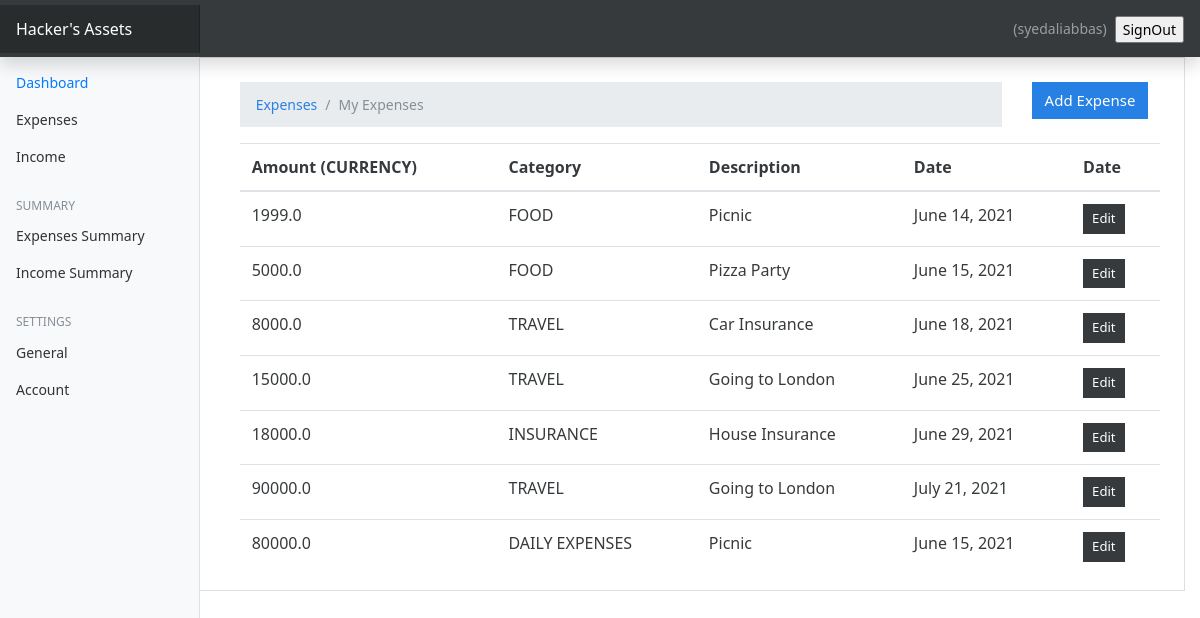
/ (signed in), run on the app's committed database.
### p_webapp/models.py (models this page shows, shortened)
class Expense(models.Model):
    amount = models.FloatField()
    date = models.DateField(default=now)
    descripption = models.TextField()
    owner = models.ForeignKey(to=User, on_delete=models.CASCADE)
    category = models.CharField(max_length=266)
    class Meta:
        ordering: ['-date']

### p_webapp/views.py (the view)
# urls.py: path('',Index,name='expenses'),
@login_required(login_url='/authentication/login-view')
def Index(request):
    categories= Category.objects.all()
    expenses = Expense.objects.filter(owner=request.user)
    paginator = Paginator(expenses,5)
    page_number = request.GET.get('page')
    page_obj = Paginator.get_page(paginator,page_number)
    currency = UserPreference.objects.get(user=request.user).currency
    context={
        'expenses':expenses,
        'page_obj':page_obj,
        'currency':currency
    }
    return render(request, 'expense/index.html',context)

### templates/expense/index.html (shortened to what this page needs)
{% extends 'base.html' %}
{% block content %}
  <div class="container mt-4">
<div class="row">
<div class="col-md-10">
  <nav aria-label="breadcrumb">
    <ol class="breadcrumb">
      <li class="breadcrumb-item"><a href="#">Expenses</a></li>
      <li class="breadcrumb-item active" aria-current="page">My Expenses</li>
    </ol>
  </nav>
</div>
<div class="col-md-2">
  <a href="{% url 'add-expense' %}" class="btn btn-primary">Add Expense</a>
</div>
</div>
</div>
<div class="container">
  {% if expenses.count %}
  <table class="table table-stripped table-hover">
<thead>
  <tr>
    <th>Amount (CURRENCY)</th><th>Category</th><th>Description</th><th>Date</th><th>Date</th>
  </tr>
</thead>
<tbody>
  {% for expense in expenses %}
  <tr>
    <td>{{expense.amount}}</td><td>{{expense.category}}</td><td>{{expense.descripption}}</td><td>{{expense.date}}</td>
    <td><a href="{% url 'expense_edit' expense.pk %}" class="btn btn-secondary btn-sm">Edit</a></td>
  </tr>
  {% endfor %}
</tbody>
  </table>
  {% else %}
  <h1>No Record Found</h1>
  {% endif %}
</div>
{% endblock content %}

### templates/base.html (shortened to what this page needs)
{% load static %}
<html lang="en">
  <head>
<link href="{% static 'css/bootstrap.min.css' %}" rel="stylesheet">
<link rel="stylesheet" href="{% static 'css/base.css' %}">
    <link href="{% static 'css/dashboard.css' %}" rel="stylesheet">
  </head>
  <body>
<header class="navbar navbar-dark sticky-top bg-dark flex-md-nowrap p-0 shadow">
  <a class="navbar-brand col-md-3 col-lg-2 me-0 px-3" href="#">Hacker's Assets</a>
  <ul class="navbar-nav px-3" style="display: flex; flex-direction: row; align-items: center;">
    <li class="nav-item text-nowrap">
    <span class="nav-link" href="">
      ({{request.user.username}})
    </span>
    </li>
    <li class="nav-item text-nowrap mt-3 ml-2">
      <form action="{% url 'SignOut' %}" method="post">
        <input class="text text-capitalize" type="submit" value="SignOut">
    </form>
    </li>
  </ul>
</header>
<div class="container-fluid"><div class="card">
  <div class="row">
    {% include '_sidebars.html' %}
    <main role="main" class="col-md-9 ml-sm-auto col-lg-10 px-4">
        {% block content %}
        {% endblock content %}
      </div>
  </div>
</div>
    </body>
</html>

### templates/_sidebars.html (shortened to what this page needs)
{% load static %}
<nav id="sidebarMenu" class="col-md-3 col-lg-2 d-md-block bg-light sidebar collapse">
    <div class="position-sticky pt-3">
      <ul class="nav flex-column">
        <li class="nav-item">
          <a class="nav-link active" aria-current="page" href="#">
            Dashboard
          </a>
        </li>
        <li class="nav-item">
          <a class="nav-link" href="{% url 'expenses' %}">
            Expenses
          </a>
        </li>
        <li class="nav-item">
          <a class="nav-link" href="{% url 'income' %}">
            Income
          </a>
        </li>
      </ul>
      <h6 class="sidebar-heading d-flex justify-content-between align-items-center px-3 mt-4 mb-1 text-muted">
        <span>Summary</span>
      </h6>
      <ul class="nav flex-column mb-2">
        <li class="nav-item">
          <a class="nav-link" href="{% url 'stats' %}">
            Expenses Summary
          </a>
        </li>
        <li class="nav-item">
          <a class="nav-link" href="{% url 'income_stats_View' %}">
            Income Summary
          </a>
        </li>
      </ul>
      <h6 class="sidebar-heading d-flex justify-content-between align-items-center px-3 mt-4 mb-1 text-muted">
        <span>Settings</span>
      </h6>
      <ul class="nav flex-column mb-2">
        <li class="nav-item">
          <a class="nav-link" href="{% url 'preferences' %}">
            General
          </a>
        </li>
        <li class="nav-item">
          <a class="nav-link" href="#">
            Account
          </a>
        </li>
      </ul>
    </div>
  </nav>

### p_website/static/css/dashboard.css (style rules this page uses)
body { font-size: .875rem; }
.sidebar { position: fixed; top: 0; bottom: 0; left: 0; z-index: 100; padding: 48px 0 0; box-shadow: inset -1px 0 0 rgba(0, 0, 0, .1); }
.sidebar .nav-link { font-weight: 500; color: #333; }
.sidebar .nav-link.active { color: #007bff; }
.sidebar-heading { font-size: .75rem; text-transform: uppercase; }
.navbar-brand { padding-top: .75rem; padding-bottom: .75rem; font-size: 1rem; background-color: rgba(0, 0, 0, .25); box-shadow: inset -1px 0 0 rgba(0, 0, 0, .25); }

### data on the page
Expense: amount "1999.0", category "FOOD", descripption "Picnic", date "June 14, 2021"
Expense: amount "5000.0", category "FOOD", descripption "Pizza Party", date "June 15, 2021"
Expense: amount "8000.0", category "TRAVEL", descripption "Car Insurance", date "June 18, 2021"
Expense: amount "15000.0", category "TRAVEL", descripption "Going to London", date "June 25, 2021"
Expense: amount "18000.0", category "INSURANCE", descripption "House Insurance", date "June 29, 2021"
Expense: amount "90000.0", category "TRAVEL", descripption "Going to London", date "July 21, 2021"
Expense: amount "80000.0", category "DAILY EXPENSES", descripption "Picnic", date "June 15, 2021"

### other printed values
{{ request.user.username }} "syedaliabbas"
